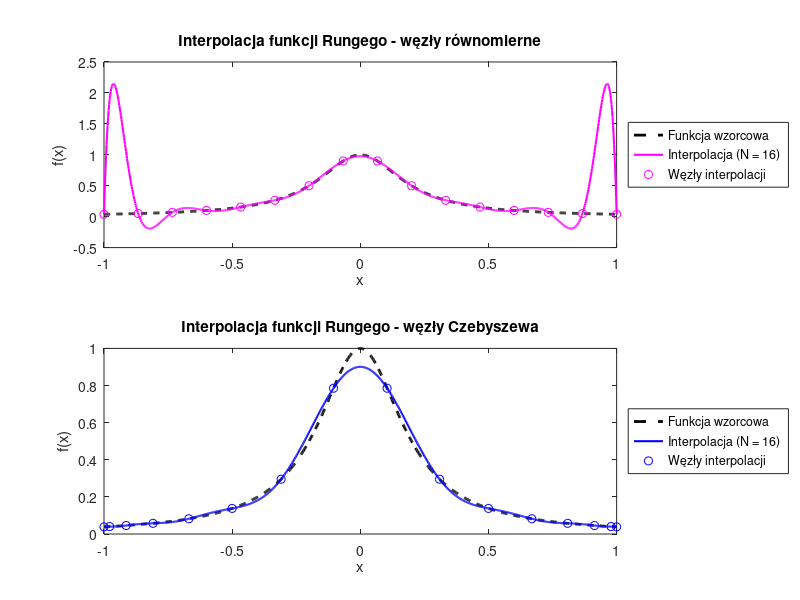

Write MATLAB code to recreate this figure.
function [N, x_uniform, y_fine_uniform, x_chebyshev, y_fine_chebyshev] = ...
        compare_uniform_vs_chebyshev()

% Porównanie interpolacji funkcji Rungego dla węzłów równomiernych i Czebyszewa.

    N = 16; % liczba węzłów interpolacji

    % Gęsta siatka testowa
    x_fine = linspace(-1, 1, 1000);
    runge_function = @(x) 1 ./ (1 + 25 * x.^2);
    y_fine_reference = runge_function(x_fine);

    % === 1. Węzły równomierne ===
    x_uniform = linspace(-1, 1, N);
   % y_uniform = runge_function(x_uniform);
    y_uniform = runge_function(x_uniform).'; % transpozycja do kolumny
    V_uniform = get_vandermonde_matrix(x_uniform);
    coeff_uniform = V_uniform\y_uniform;
    coeff_uniform = coeff_uniform(end:-1:1); % dla polyval
    y_fine_uniform = polyval(coeff_uniform, x_fine);

    % === 2. Węzły Czebyszewa II rodzaju ===
    x_chebyshev = get_chebyshev_nodes(N); % już jako wektor
   % y_chebyshev = runge_function(x_chebyshev).;
    y_chebyshev = runge_function(x_chebyshev).';

    V_chebyshev = get_vandermonde_matrix(x_chebyshev);
    coeff_chebyshev = V_chebyshev \ y_chebyshev;
    coeff_chebyshev = coeff_chebyshev(end:-1:1);
    y_fine_chebyshev = polyval(coeff_chebyshev, x_fine);

    % === 3. Wykresy ===
    figure;
    subplot(2,1,1);
    plot(x_fine, y_fine_reference, 'k--', 'LineWidth', 2, 'DisplayName', 'Funkcja wzorcowa');
    hold on;
    plot(x_fine, y_fine_uniform, 'm', 'LineWidth', 1.5, 'DisplayName', sprintf('Interpolacja (N = %d)', N));
    plot(x_uniform, y_uniform, 'mo', 'DisplayName', 'Węzły interpolacji');
    title('Interpolacja funkcji Rungego - węzły równomierne');
    legend('Location', 'eastoutside');
    xlabel('x');
    ylabel('f(x)');

    subplot(2,1,2);
    plot(x_fine, y_fine_reference, 'k--', 'LineWidth', 2, 'DisplayName', 'Funkcja wzorcowa');
    hold on;
    plot(x_fine, y_fine_chebyshev, 'b', 'LineWidth', 1.5, 'DisplayName', sprintf('Interpolacja (N = %d)', N));
    plot(x_chebyshev, y_chebyshev, 'bo', 'DisplayName', 'Węzły interpolacji');
    title('Interpolacja funkcji Rungego - węzły Czebyszewa');
    legend('Location', 'eastoutside');
    xlabel('x');
    ylabel('f(x)');

    set(gcf, 'Position', [100, 100, 1200, 800]);
end

function x = get_chebyshev_nodes(N)
    k = 1:N;
    x = cos((k - 1) * pi / (N - 1));
end


function V = get_vandermonde_matrix(x)
    x = x(:);  
    N = length(x);
    V = zeros(N);
    for i = 1:N
        for j = 1:N
            V(i, j) = x(i)^(j-1);
        end
    end
end
